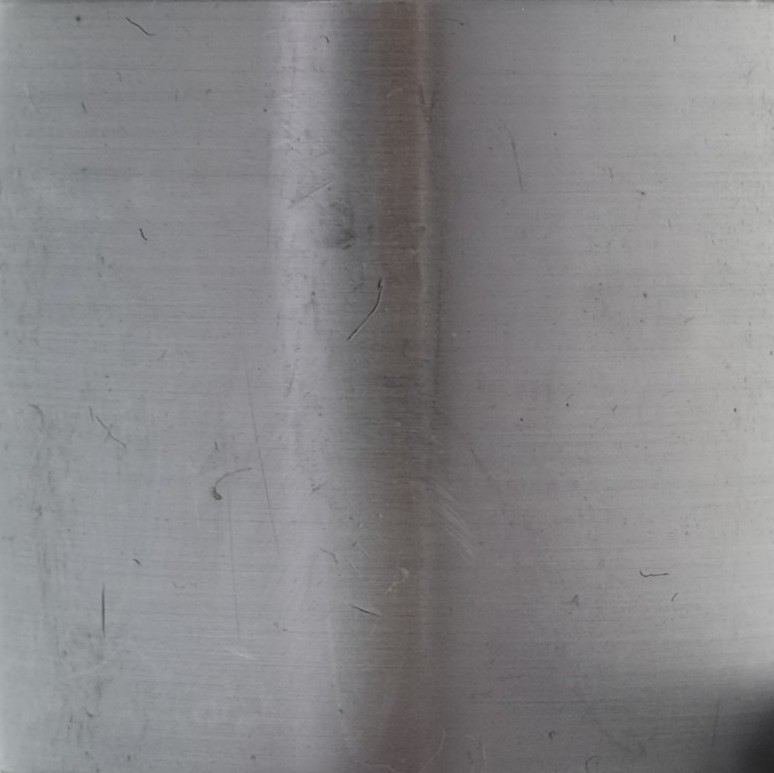
#> input picture test_images/bearing_scrached_fuji_tunnel.jpg, 774 x 773 px
$ jupyter execute --allow-errors 'convolution 2D.ipynb'
#> lines starting #> are read from the running program, lines starting #| are printed output that depends on the picture
### imtools.py
import os
import numpy as np
import matplotlib.pyplot as plt
from PIL import Image


def load_img(filename, size=(512, 512), color=False, array=True):
    """Load and return an image-object from the standard path."""
#> called with filename = 'bearing_scrached_fuji_tunnel.jpg', size = (512, 512), color = False, array = True
    test_images_path = '/home/tintin/rongheng/cv/test_images/'
    os.chdir(test_images_path)
    img = Image.open(filename)
#> img is the input picture: PIL image 774x773 RGB; mean R, G, B 134.2, 133.6, 135.6

    img.thumbnail(size)
#> img: PIL image 512x511 RGB

    if not color:
        # convert to grayscale
        img = img.convert('L')
#> img: PIL image 512x511 L

    if array:
        # return as np.array
        img_array = np.array(img)
        return img_array
    else:
        # return as Pillow.Image
        return img


def save_img(array, filename):
    Image.fromarray(ar.round().astype(np.uint8)).save(fname)


# [32 lines left out: functions img_list, resize_img, show_hist, eq_hist, not called in this run]


def show_img(img, size=(5, 5), color=False):
    """Display an image given as an np.array."""
    plt.figure(figsize=size)
    if color:
        plt.imshow(img)
    else:
        plt.imshow(img, cmap='gray', vmin=0, vmax=255)
    plt.axis('off')
    plt.show()

### edge_detection.py
"""Functions to calculate image derivatives."""

import numpy as np
import matplotlib.pyplot as plt
import scipy.signal as sg
import scipy.ndimage as filters


# [5 lines left out: function threshold, not called in this run]


def gaussian_kernel(n, std, normalised=False):
    """
    Generate a n x n matrix with a gaussian centered on it.

    The distributions standard dev is std. If normalised, its volume equals 1.
    """
    gaussian = sg.gaussian(n, std)
    gaussian2d = np.outer(gaussian, gaussian)

    if normalised:
        gaussian2d /= (2 * np.pi * (std**2))

    return gaussian2d


# [88 lines left out: functions derivative, harris_response, get_points, plot_points, not called in this run]

### derivatives/convolution 2D.ipynb
[cell 1]
import numpy as np
import numpy.fft as fp
import matplotlib.pyplot as plt
from PIL import Image
from scipy import signal as sg
import sys
sys.path.append("/home/tintin/rongheng/cv/")
from imtools import *
from edge_detection import *

[cell 2]
img = load_img("bearing_scrached_fuji_tunnel.jpg")
show_img(img)

## Blur (Average)

[cell 3]
box = np.ones((3,3)) / 9

$$
g_x =
\frac{1}{9}\cdot
\begin{bmatrix}
1 & 1 & 1 \\
1 & 1 & 1 \\
1 & 1 & 1
\end{bmatrix}
$$

[cell 4]
blurred_img = sg.convolve(img, box, "valid")

[cell 5]
plt.figure(figsize=((7,7)))
#> (the rest of this cell did not finish here and is left out)

### Gaussian Blur

$$
g_{approx} =
\frac{1}{16}
\cdot
\begin{bmatrix}
1 & 2 & 1 \\
2 & 4 & 2 \\
1 & 2 & 1
\end{bmatrix}
$$

[cell 6]
gauss = np.array([[1,2,1],
                  [2,4,2],
                  [1,2,1]]) / 16

[cell 7]
gauss = gaussian_kernel(3,0.84089642, normalised=True)
print((gauss*16).round())

[cell 8]
blurred_img = sg.convolve(gauss, img, 'valid')
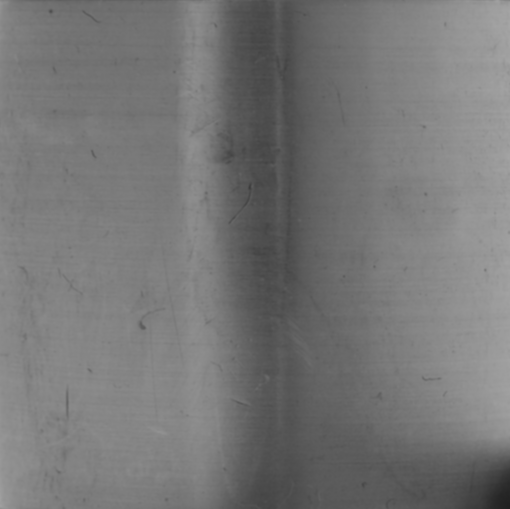
#> blurred_img: shape (509, 510) float64; min 32.91, max 166.3, mean 119

[cell 9]
plt.figure(figsize=((7,7)))
#> (the rest of this cell did not finish here and is left out)

## Sharpening

$$ g_x =
\begin{bmatrix}
0  & -1 &  0 \\
-1 &  5 & -1 \\
0  & -1 &  0
\end{bmatrix}
$$

[cell 10]
sharpen = np.array([[0,-1,0],
                    [-1,5,-1],
                    [0,-1,0]])

[cell 11]
sharpend_img = sg.convolve(sharpen, img, 'valid')
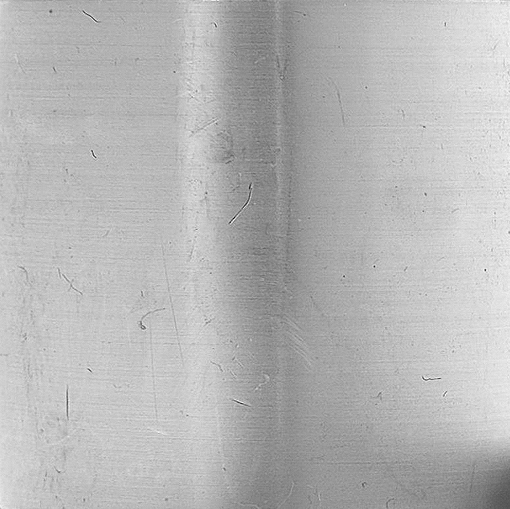
#> sharpend_img: shape (509, 510) int64; min -51, max 207, mean 134; drawn with min black and max white
plt.figure(figsize=((7,7)))
#> (the rest of this cell did not finish here and is left out)

### Laplace edge detecion

$$ g =
\begin{bmatrix}
0 &  \ \ 1 & 0 \\
1 & -4 & 1 \\
0 &  \ \ 1 & 0
\end{bmatrix}
$$

[cell 12]
lapl = np.array([[0,1,0],
                 [1,-4,1],
                 [0,1,0]])

#> (a cell that did not finish here is left out)

[cell 14]
plt.figure(figsize=((7,7)))
#> (the rest of this cell did not finish here and is left out)

## Sobel Edge Detection
### Vertical and Hotizontal Edges

[cell 15]
# Sobel deriviative filters
img_x = np.zeros(img.shape)
filters.sobel(img, 1, img_x)

img_y = np.zeros(img.shape)
filters.sobel(img, 0, img_y)

magnitude = np.sqrt(img_x**2+img_y**2)

[cell 16]
vert_edg = np.array([[-1,0,1],
                     [-2,0,2],
                     [-1,0,1]])

horr_edg = np.array([[-1,-2,-1],
                     [0,0,0],
                     [1,2,1]])

[cell 17]
vert_edg_img = sg.convolve(vert_edg, img, 'valid')
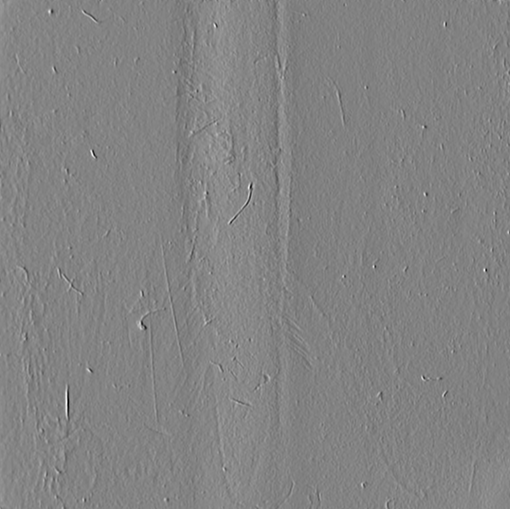
#> vert_edg_img: shape (509, 510) int64; min -216, max 203, mean -0.1; drawn with min black and max white
horr_edg_img = sg.convolve(horr_edg, img, 'valid')
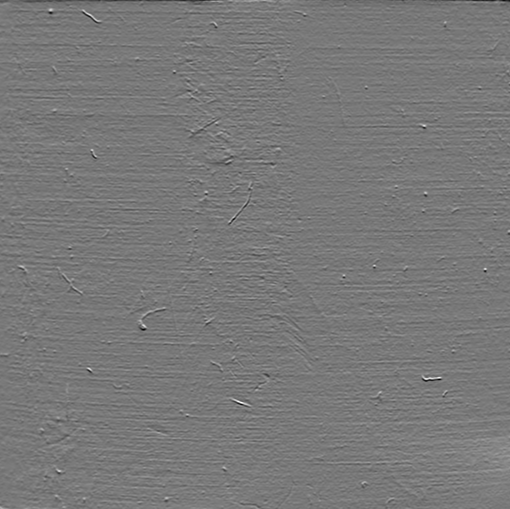
#> horr_edg_img: shape (509, 510) int64; min -172, max 191, mean 0.2; drawn with min black and max white

[cell 18]
fig, (vert_ax, horr_ax) = plt.subplots(1,2, figsize=(10,10))
#> (the rest of this cell did not finish here and is left out)

[cell 19]
def gradient(vert_edg, horr_edg):
    return np.sqrt(np.power(vert_edg, 2) + np.power(horr_edg, 2))
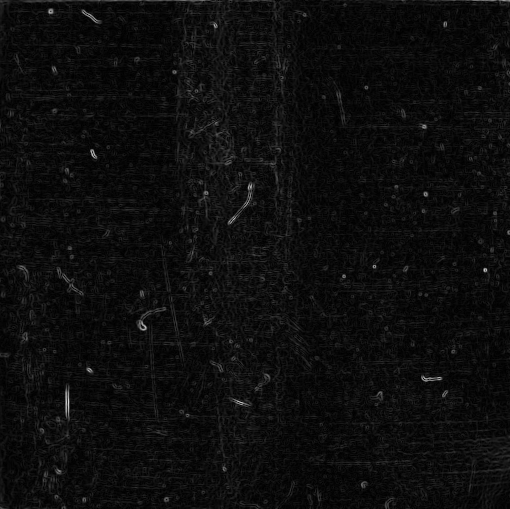
#> returned value: shape (509, 510) float64; min 0, max 216.5, mean 13.4
